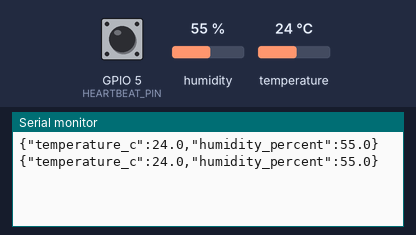
Bench run of a sketch on a simulated ESP32. On the bench: the last lines printed to the serial monitor. The test bench sets the inputs (shaded band); at power-on: humidity 55 %, GPIO 5 (HEARTBEAT_PIN) HIGH, temperature 24 °C. WiFi joins after 1.5 s; servers stay silent unless stated; random numbers use the default seed unless the sketch sets one.

Above: at 10.8 s.
10.9 s: humidity set to 22 %
At 16.5 s:
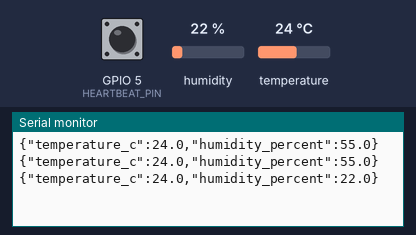
18.4 s: GPIO 5 (HEARTBEAT_PIN) pulled LOW for 3 s
At 20.3 s:
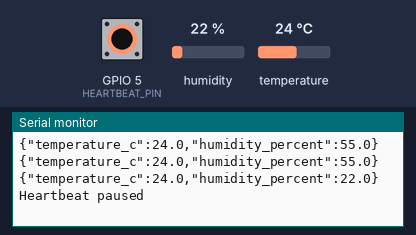
25.9 s: temperature set to 12 °C
At 31.1 s:
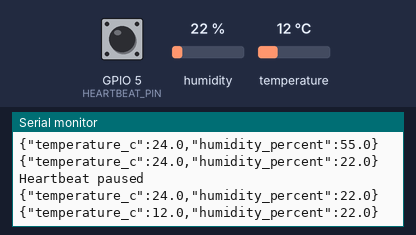
33.4 s: humidity set to 40 %
At 36.5 s:
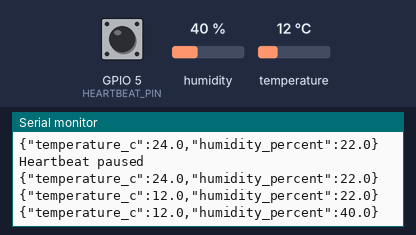
Timing chart, 0 to 38.0 s (numbered marks = the images above; inputs shaded):
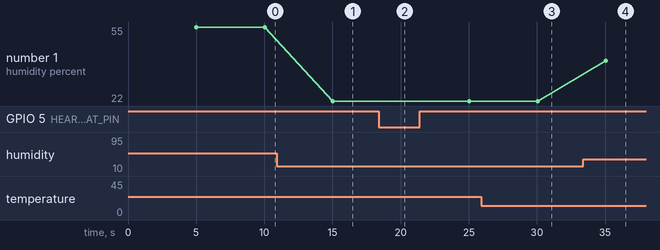

Measured:
- after the input at 10.9 s, the serial monitor: prints a new line after 4.1 s (image 1)
- after the input at 18.4 s, the serial monitor: prints a new line after 1.6 s (image 2)
- after the input at 25.9 s, the serial monitor: prints a new line after 4.2 s (image 3)
- after the input at 33.4 s, the serial monitor: prints a new line after 1.7 s (image 4)
- plotted number 1: 55 → 22 after the input at 10.9 s, 22 → 40 after the input at 33.4 s

The sketch:

sketch.ino
```cpp
#include <WiFi.h>
#include <PubSubClient.h>
#include <DHTesp.h>

constexpr int SENSOR_PIN = 15;
constexpr int HEARTBEAT_PIN = 5;
constexpr char MQTT_HOST[] = "broker.hivemq.com";
constexpr char MQTT_TOPIC[] = "REPLACE_WITH_DEMO_TOPIC";
DHTesp sensor;
WiFiClient network;
PubSubClient mqtt(network);

void setup() {
  Serial.begin(115200);
  sensor.setup(SENSOR_PIN, DHTesp::DHT22);
  pinMode(HEARTBEAT_PIN, INPUT_PULLUP);
  WiFi.mode(WIFI_STA);
  WiFi.begin("Wokwi-GUEST", "", 6);
  mqtt.setServer(MQTT_HOST, 1883);
  mqtt.setSocketTimeout(2);
}

void loop() {
  delay(5000);
  if (digitalRead(HEARTBEAT_PIN) == LOW) {
    Serial.println("Heartbeat paused");
    return;
  }
  if (WiFi.status() != WL_CONNECTED) {
    Serial.println("Waiting for Wokwi WiFi");
    return;
  }
  TempAndHumidity reading = sensor.getTempAndHumidity();
  if (!isfinite(reading.temperature) || !isfinite(reading.humidity)) {
    Serial.println("DHT22 reading unavailable");
    return;
  }
  String body = "{\"temperature_c\":" + String(reading.temperature, 1)
    + ",\"humidity_percent\":" + String(reading.humidity, 1) + "}";
  Serial.println(body);
  if (strcmp(MQTT_TOPIC, "REPLACE_WITH_DEMO_TOPIC") == 0) return;
  if (!mqtt.connected()) {
    String clientId = "aegisnode-" + String(esp_random(), HEX);
    if (!mqtt.connect(clientId.c_str())) {
      Serial.printf("MQTT connection failed: %d\n", mqtt.state());
      return;
    }
  }
  mqtt.loop();
  Serial.println(mqtt.publish(MQTT_TOPIC, body.c_str(), false)
    ? "MQTT sample published" : "MQTT publish failed");
}
```
